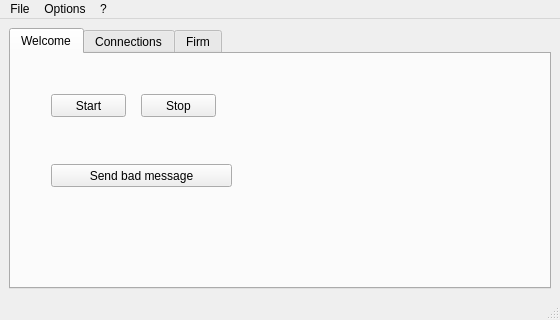
<?xml version="1.0" encoding="UTF-8"?>
<ui version="4.0">
 <class>ServerMainWindow</class>
 <widget class="QMainWindow" name="ServerMainWindow">
  <property name="geometry">
   <rect>
    <x>0</x>
    <y>0</y>
    <width>560</width>
    <height>320</height>
   </rect>
  </property>
  <property name="windowTitle">
   <string>MainWindow</string>
  </property>
  <widget class="QWidget" name="centralwidget">
   <layout class="QVBoxLayout" name="verticalLayout">
    <item>
     <widget class="QTabWidget" name="tabWidget">
      <property name="currentIndex">
       <number>0</number>
      </property>
      <widget class="QWidget" name="tab">
       <attribute name="title">
        <string>Welcome</string>
       </attribute>
       <widget class="QPushButton" name="ui_qpb_start">
        <property name="geometry">
         <rect>
          <x>40</x>
          <y>40</y>
          <width>75</width>
          <height>23</height>
         </rect>
        </property>
        <property name="text">
         <string>Start</string>
        </property>
       </widget>
       <widget class="QPushButton" name="pushButton">
        <property name="geometry">
         <rect>
          <x>40</x>
          <y>110</y>
          <width>181</width>
          <height>23</height>
         </rect>
        </property>
        <property name="text">
         <string>Send bad message</string>
        </property>
       </widget>
       <widget class="QPushButton" name="ui_qpb_stop">
        <property name="geometry">
         <rect>
          <x>130</x>
          <y>40</y>
          <width>75</width>
          <height>23</height>
         </rect>
        </property>
        <property name="text">
         <string>Stop</string>
        </property>
       </widget>
      </widget>
      <widget class="QWidget" name="tab_3">
       <attribute name="title">
        <string>Connections</string>
       </attribute>
       <layout class="QVBoxLayout" name="verticalLayout_2">
        <item>
         <widget class="QTableView" name="qtv_users"/>
        </item>
       </layout>
      </widget>
      <widget class="QWidget" name="tab_2">
       <attribute name="title">
        <string>Firm</string>
       </attribute>
       <layout class="QVBoxLayout" name="verticalLayout_4">
        <item>
         <widget class="QTableView" name="qtv_firms"/>
        </item>
       </layout>
      </widget>
     </widget>
    </item>
   </layout>
  </widget>
  <widget class="QMenuBar" name="menubar">
   <property name="geometry">
    <rect>
     <x>0</x>
     <y>0</y>
     <width>560</width>
     <height>21</height>
    </rect>
   </property>
   <widget class="QMenu" name="menuFile">
    <property name="title">
     <string>File</string>
    </property>
    <addaction name="ui_qa_exit"/>
   </widget>
   <widget class="QMenu" name="menuOptions">
    <property name="title">
     <string>Options</string>
    </property>
    <addaction name="ui_qa_logs"/>
    <addaction name="ui_qa_preferences"/>
   </widget>
   <widget class="QMenu" name="menu">
    <property name="title">
     <string>?</string>
    </property>
    <addaction name="ui_qa_help"/>
    <addaction name="ui_qa_about"/>
   </widget>
   <addaction name="menuFile"/>
   <addaction name="menuOptions"/>
   <addaction name="menu"/>
  </widget>
  <widget class="QStatusBar" name="statusbar"/>
  <action name="ui_qa_exit">
   <property name="text">
    <string>Exit</string>
   </property>
  </action>
  <action name="ui_qa_logs">
   <property name="text">
    <string>Logs</string>
   </property>
  </action>
  <action name="ui_qa_preferences">
   <property name="text">
    <string>Preferences</string>
   </property>
  </action>
  <action name="ui_qa_help">
   <property name="text">
    <string>Help</string>
   </property>
  </action>
  <action name="ui_qa_about">
   <property name="text">
    <string>About</string>
   </property>
  </action>
 </widget>
 <resources/>
 <connections/>
</ui>
